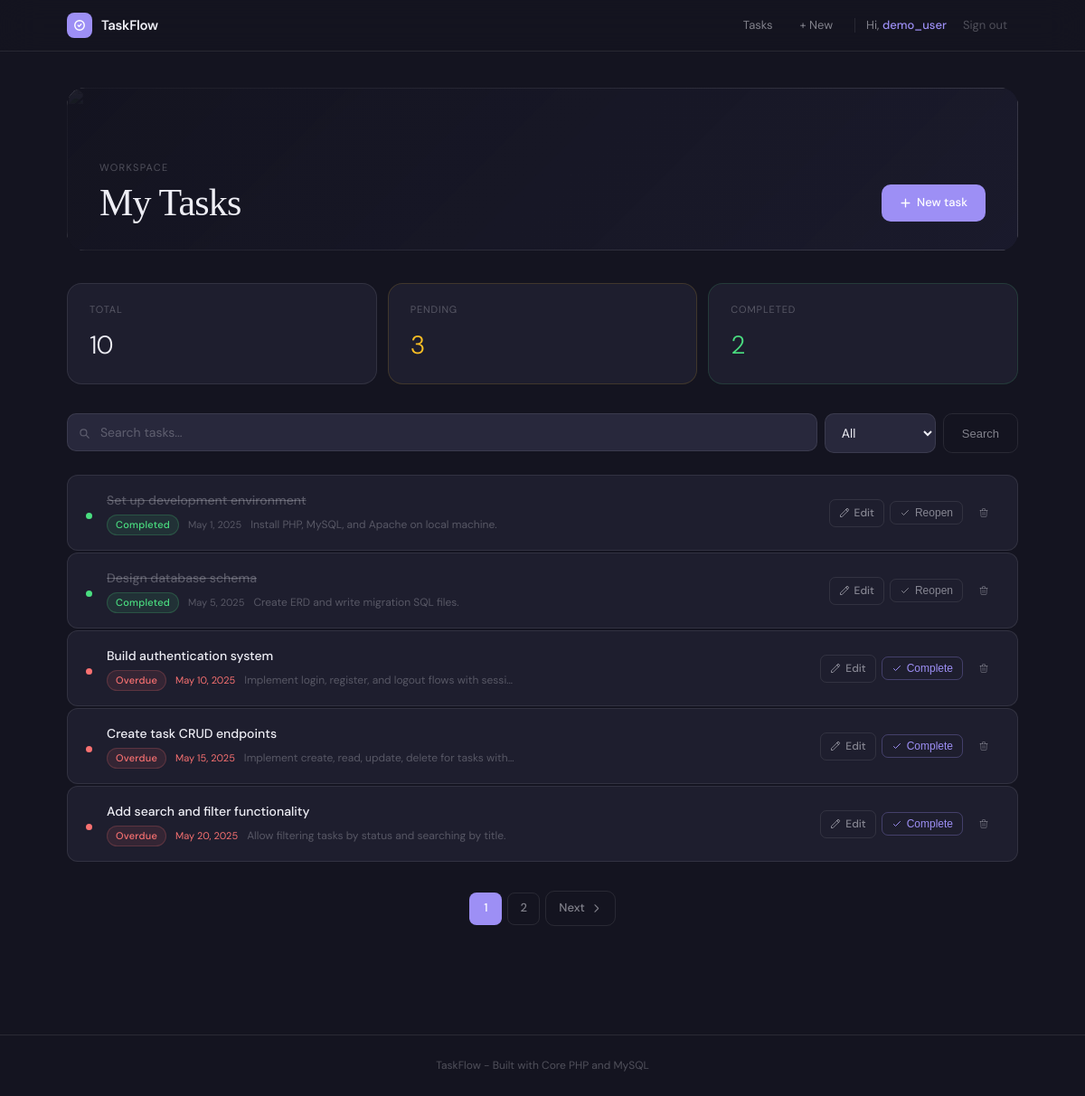
Page /tasks (signed in) on the committed database.
### tables this page shows
CREATE TABLE tasks (
    id INT AUTO_INCREMENT PRIMARY KEY,
    user_id INT NOT NULL,                             
    title VARCHAR(255) NOT NULL,
    description TEXT,
    due_date DATE,
    status ENUM('pending', 'completed') DEFAULT 'pending',
    created_at TIMESTAMP DEFAULT CURRENT_TIMESTAMP,
    FOREIGN KEY (user_id) REFERENCES users(id) ON DELETE CASCADE
);

### controllers/TaskController.php (called while the page is built, shortened)
<?php
require_once __DIR__ . '/../models/Task.php';
require_once __DIR__ . '/../config/db.php';
class TaskController {
    private Task $taskModel;
    public function __construct() {
        $this->taskModel = new Task();
    }
    public function index(): void {
        $userId = (int) $_SESSION['user_id'];
        $search = trim(htmlspecialchars($_GET['search'] ?? '', ENT_QUOTES, 'UTF-8'));
        $filter = in_array($_GET['filter'] ?? '', ['all', 'pending', 'completed'])
                    ? $_GET['filter']
                    : 'all';
        $page   = max(1, (int) ($_GET['page'] ?? 1));
        $totalTasks = $this->taskModel->countAll($userId, $search, $filter);
        $totalPages = (int) ceil($totalTasks / TASKS_PER_PAGE);
        $page       = min($page, max(1, $totalPages));
        $tasks = $this->taskModel->getAll($userId, $search, $filter, $page, TASKS_PER_PAGE);
        [$success, $error] = $this->consumeFlash();
        $this->renderView('tasks/index', [
            'tasks'       => $tasks,
            'search'      => $search,
            'filter'      => $filter,
            'page'        => $page,
            'totalPages'  => $totalPages,
            'totalTasks'  => $totalTasks,
            'success'     => $success,
            'error'       => $error,
            'pageTitle'   => 'My Tasks',
        ]);
    }
    private function consumeFlash(): array {
        $success = $error = null;
        if (!empty($_SESSION['flash'])) {
            $flash = $_SESSION['flash'];
            if ($flash['type'] === 'success') $success = $flash['message'];
            else                              $error   = $flash['message'];
        }
        return [$success, $error];
    }
    private function renderView(string $view, array $data = []): void {
        extract($data);
        require __DIR__ . '/../views/' . $view . '.php';
        require __DIR__ . '/../views/layouts/main.php';
    }
}

### config/db.php (called while the page is built, shortened)
<?php
function getDB(): PDO {
    static $pdo = null;
    if ($pdo === null) {
        $dsn = "mysql:host=" . DB_HOST . ";dbname=" . DB_NAME . ";charset=" . DB_CHARSET;
        $options = [
            PDO::ATTR_ERRMODE            => PDO::ERRMODE_EXCEPTION,
            PDO::ATTR_DEFAULT_FETCH_MODE => PDO::FETCH_ASSOC,
            PDO::ATTR_EMULATE_PREPARES   => false,
        ];
        try {
            $pdo = new PDO($dsn, DB_USER, DB_PASS, $options);
        } catch (PDOException $e) {
            error_log('[DB ERROR] ' . $e->getMessage());
            die('Database connection failed. Please check config/db.php');
        }
    }
    return $pdo;
}

### models/Task.php (called while the page is built, shortened)
<?php
require_once __DIR__ . '/../config/db.php';
class Task {
    private PDO $db;
    public function __construct() {
        $this->db = getDB();
    }
    public function getAll(int $userId, string $search = '', string $filter = 'all', int $page = 1, int $perPage = TASKS_PER_PAGE): array {
        $offset = ($page - 1) * $perPage;
        $conditions = ['user_id = :user_id'];
        $params = [':user_id' => $userId];
        $where = 'WHERE ' . implode(' AND ', $conditions);
        $sql = "SELECT * FROM tasks {$where} ORDER BY created_at DESC LIMIT :limit OFFSET :offset";
        $stmt = $this->db->prepare($sql);
        foreach ($params as $key => $value) {
            $stmt->bindValue($key, $value);
        }
        $stmt->bindValue(':limit',  $perPage, PDO::PARAM_INT);
        $stmt->bindValue(':offset', $offset,  PDO::PARAM_INT);
        $stmt->execute();
        return $stmt->fetchAll();
    }
    public function countAll(int $userId, string $search = '', string $filter = 'all'): int {
        $conditions = ['user_id = :user_id'];
        $params = [':user_id' => $userId];
        $where = 'WHERE ' . implode(' AND ', $conditions);
        $stmt = $this->db->prepare("SELECT COUNT(*) FROM tasks {$where}");
        $stmt->execute($params);
        return (int) $stmt->fetchColumn();
    }
}

### views/tasks/index.php (the view, shortened to what this page needs)
<?php
$pending = 0; $completed = 0;
foreach ($tasks as $t) { $t['status']==='completed' ? $completed++ : $pending++; }
?>
<div class="fade-up d1" style="position:relative;border-radius:20px;overflow:hidden;margin-bottom:36px;min-height:180px">
    <img src="https://images.unsplash.com/photo-1524758631624-e2822e304c36?auto=format&fit=crop&w=1400&q=80"
         alt="" style="position:absolute;inset:0;width:100%;height:100%;object-fit:cover;object-position:center 60%;opacity:.55">
    <div style="position:absolute;inset:0;background:linear-gradient(135deg,rgba(20,20,32,.92) 0%,rgba(30,30,50,.65) 100%)"></div>
    <div style="position:relative;z-index:1;display:flex;align-items:flex-end;justify-content:space-between;gap:16px;padding:32px 36px;height:100%;min-height:180px">
        <div style="align-self:flex-end">
            <p style="font-size:11px;letter-spacing:.12em;text-transform:uppercase;color:var(--dim);margin-bottom:8px">Workspace</p>
            <h1 style="font-size:42px;font-weight:400;letter-spacing:-.02em;color:var(--text);line-height:1">My Tasks</h1>
        </div>
        <a href="/tasks/create" class="btn btn-primary" style="align-self:flex-end;flex-shrink:0">
            <svg width="13" height="13" fill="none" viewBox="0 0 24 24" stroke="currentColor" stroke-width="2.5"><path stroke-linecap="round" stroke-linejoin="round" d="M12 4v16m8-8H4"/></svg>
            New task
        </a>
    </div>
</div>
<div class="fade-up d2" style="display:grid;grid-template-columns:repeat(3,1fr);gap:12px;margin-bottom:32px">
    <div class="card" style="padding:20px 24px">
        <p style="font-size:11px;letter-spacing:.08em;text-transform:uppercase;color:var(--dim);margin-bottom:8px">Total</p>
        <p style="font-size:28px;font-weight:300;letter-spacing:-.03em"><?= $totalTasks ?></p>
    </div>
    <div class="card" style="padding:20px 24px;border-color:rgba(251,191,36,.15)">
        <p style="font-size:11px;letter-spacing:.08em;text-transform:uppercase;color:var(--dim);margin-bottom:8px">Pending</p>
        <p style="font-size:28px;font-weight:300;letter-spacing:-.03em;color:var(--warning)"><?= $pending ?></p>
    </div>
    <div class="card" style="padding:20px 24px;border-color:rgba(74,222,128,.15)">
        <p style="font-size:11px;letter-spacing:.08em;text-transform:uppercase;color:var(--dim);margin-bottom:8px">Completed</p>
        <p style="font-size:28px;font-weight:300;letter-spacing:-.03em;color:var(--success)"><?= $completed ?></p>
    </div>
</div>
<form method="GET" action="/tasks" id="filter-form" class="fade-up d3"
      style="display:flex;gap:8px;margin-bottom:24px;flex-wrap:wrap">
    <div style="position:relative;flex:1;min-width:200px">
        <input id="search-input" type="text" name="search" class="field"
               value="<?= htmlspecialchars($search, ENT_QUOTES, 'UTF-8') ?>"
               placeholder="Search tasks..." style="padding-left:36px">
    </div>
    <select id="filter-select" name="filter" class="field" style="width:auto;padding:11px 14px"
            onchange="document.getElementById('filter-form').submit()">
        <option value="all"       <?= $filter==='all'       ?'selected':''?>>All</option>
    </select>
    <button type="submit" class="btn btn-ghost">Search</button>
</form>
<?php if (empty($tasks)): ?>
<div class="fade-up d4" style="text-align:center;padding:80px 24px">
    <img src="https://images.unsplash.com/photo-1584949091598-c31daaaa4aa9?auto=format&fit=crop&w=300&q=80"
         alt="" style="width:100px;height:100px;object-fit:cover;border-radius:16px;margin:0 auto 24px;opacity:.35;display:block;filter:grayscale(1)">
    <p style="font-size:16px;font-weight:400;color:var(--muted);letter-spacing:-.01em">
        <?= ($search || $filter !== 'all') ? 'No tasks match your search.' : 'No tasks yet.' ?>
    </p>
    <?php if (!$search && $filter === 'all'): ?>
    <a href="/tasks/create" class="btn btn-primary" style="margin-top:20px;display:inline-flex">Create your first task</a>
    <?php endif; ?>
</div>
<?php else: ?>
<div style="display:flex;flex-direction:column;gap:2px" id="task-list">
<?php foreach ($tasks as $i => $task): ?>
<?php
$isCompleted = $task['status'] === 'completed';
$today = new DateTime();
$isOverdue = false;
if (!$isCompleted && !empty($task['due_date'])) {
    $due = DateTime::createFromFormat('Y-m-d', $task['due_date']);
    $isOverdue = $due && $due < $today->setTime(0,0);
}
$dotClass   = $isCompleted ? 'dot-completed' : ($isOverdue ? 'dot-overdue' : 'dot-pending');
$badgeClass = $isCompleted ? 'badge-completed' : ($isOverdue ? 'badge-overdue' : 'badge-pending');
$badgeText  = $isCompleted ? 'Completed' : ($isOverdue ? 'Overdue' : 'Pending');
$delay = min($i * 0.04, 0.32);
?>
<div class="card card-hover"
     id="task-card-<?= $task['id'] ?>"
     style="padding:16px 20px;display:flex;align-items:center;gap:16px;border-radius:12px;animation:fadeUp .35s ease both;animation-delay:<?= $delay ?>s">
    <div class="dot <?= $dotClass ?>" id="dot-<?= $task['id'] ?>"></div>
    <div style="flex:1;min-width:0">
        <p id="task-title-<?= $task['id'] ?>"
           style="font-size:14px;font-weight:500;color:<?= $isCompleted ? 'var(--dim)' : 'var(--text)' ?>;<?= $isCompleted ? 'text-decoration:line-through' : '' ?>;white-space:nowrap;overflow:hidden;text-overflow:ellipsis">
            <?= htmlspecialchars($task['title'], ENT_QUOTES, 'UTF-8') ?>
        </p>
        <div style="display:flex;align-items:center;gap:10px;margin-top:4px;flex-wrap:wrap">
            <span id="badge-<?= $task['id'] ?>" class="badge <?= $badgeClass ?>"><?= $badgeText ?></span>
            <?php if (!empty($task['due_date'])): ?>
            <span style="font-size:11px;color:<?= $isOverdue ? 'var(--danger)' : 'var(--dim)' ?>">
                <?= htmlspecialchars(date('M j, Y', strtotime($task['due_date'])), ENT_QUOTES, 'UTF-8') ?>
            </span>
            <?php endif; ?>
            <?php if (!empty($task['description'])): ?>
            <span style="font-size:12px;color:var(--dim);white-space:nowrap;overflow:hidden;text-overflow:ellipsis;max-width:300px">
                <?= htmlspecialchars($task['description'], ENT_QUOTES, 'UTF-8') ?>
            </span>
            <?php endif; ?>
        </div>
    </div>
    <div style="display:flex;align-items:center;gap:6px;flex-shrink:0">
        <a href="/tasks/edit?id=<?= $task['id'] ?>" class="task-action task-action-edit">
            <svg width="12" height="12" fill="none" viewBox="0 0 24 24" stroke="currentColor" stroke-width="2"><path stroke-linecap="round" stroke-linejoin="round" d="M15.232 5.232l3.536 3.536m-2.036-5.036a2.5 2.5 0 113.536 3.536L6.5 21.036H3v-3.572L16.732 3.732z"/></svg>
            Edit
        </a>
        <button type="button"
                id="toggle-btn-<?= $task['id'] ?>"
                data-task-id="<?= $task['id'] ?>"
                data-status="<?= $task['status'] ?>"
                onclick="toggleTaskStatus(this)"
                class="task-action <?= $isCompleted ? 'task-action-toggle-done' : 'task-action-toggle' ?>">
            <svg width="12" height="12" fill="none" viewBox="0 0 24 24" stroke="currentColor" stroke-width="2"><path stroke-linecap="round" stroke-linejoin="round" d="M5 13l4 4L19 7"/></svg>
            <span id="toggle-label-<?= $task['id'] ?>"><?= $isCompleted ? 'Reopen' : 'Complete' ?></span>
        </button>
        <form method="GET" action="/tasks/delete" onsubmit="return confirm('Delete this task?')" style="display:inline">
            <button type="submit" class="task-action task-action-delete">
                <svg width="12" height="12" fill="none" viewBox="0 0 24 24" stroke="currentColor" stroke-width="2"><path stroke-linecap="round" stroke-linejoin="round" d="M19 7l-.867 12.142A2 2 0 0116.138 21H7.862a2 2 0 01-1.995-1.858L5 7m5 4v6m4-6v6m1-10V4a1 1 0 00-1-1h-4a1 1 0 00-1 1v3M4 7h16"/></svg>
            </button>
        </form>
    </div>
</div>
<?php endforeach; ?>
</div>
<?php if ($totalPages > 1):
    $qParams = [];
?>
<div style="display:flex;align-items:center;justify-content:center;gap:6px;margin-top:32px">
    <?php for ($i=1;$i<=$totalPages;$i++): ?>
    <a href="/tasks?<?= http_build_query(array_merge($qParams,['page'=>$i])) ?>"
       style="width:36px;height:36px;display:grid;place-items:center;border-radius:8px;font-size:13px;font-weight:500;text-decoration:none;transition:all .2s;
              <?= $i===$page ? 'background:var(--accent);color:#fff;' : 'color:var(--muted);border:1px solid var(--border);' ?>">
        <?= $i ?>
    </a>
    <?php endfor; ?>
    <?php if ($page < $totalPages): ?>
    <a href="/tasks?<?= http_build_query(array_merge($qParams,['page'=>$page+1])) ?>" class="btn btn-ghost" style="padding:8px 14px">
        Next<svg width="13" height="13" fill="none" viewBox="0 0 24 24" stroke="currentColor" stroke-width="2"><path stroke-linecap="round" stroke-linejoin="round" d="M9 5l7 7-7 7"/></svg>
    </a>
    <?php endif; ?>
</div>
<?php endif; ?>
<?php endif; ?>

### rows in the picture
tasks: title "Set up development environment", status "Completed", due_date "May 1, 2025", description "Install PHP, MySQL, and Apache on local machine.", shows "Reopen"
tasks: title "Design database schema", status "Completed", due_date "May 5, 2025", description "Create ERD and write migration SQL files.", shows "Reopen"
tasks: title "Build authentication system", badgeText "Overdue", due_date "May 10, 2025", description "Implement login, register, and logout flows with sessi…", shows "Complete"
tasks: title "Create task CRUD endpoints", badgeText "Overdue", due_date "May 15, 2025", description "Implement create, read, update, delete for tasks with…", shows "Complete"
tasks: title "Add search and filter functionality", badgeText "Overdue", due_date "May 20, 2025", description "Allow filtering tasks by status and searching by title.", shows "Complete"

### other values in the picture
$username "demo_user"
$totalTasks "10"
$pending "3"
$completed "2"
